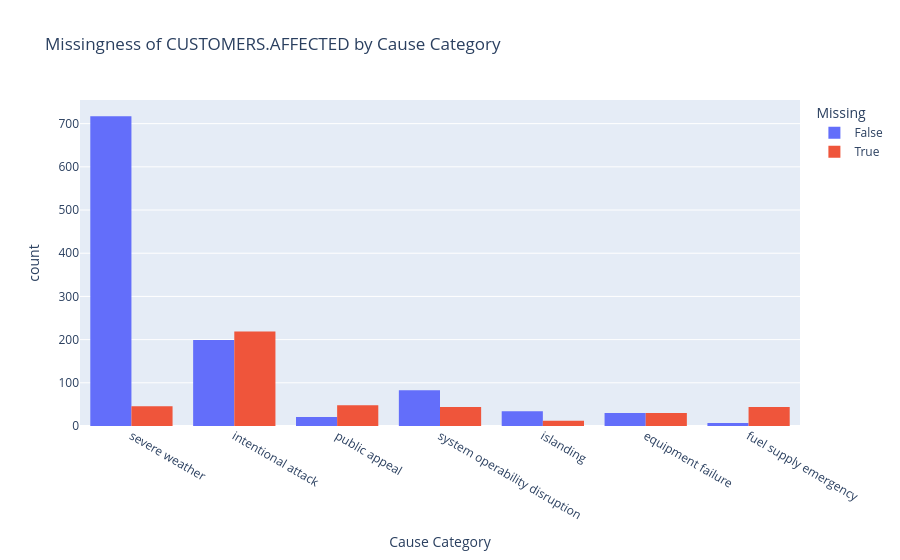

The code cell stored with this chart in its notebook:
### Code cell
# visualize missing vs non-missing values across cause categories
missing = df['CUSTOMERS.AFFECTED'].isna()

plot_df = df.copy()
plot_df['missing'] = missing

fig = px.histogram(
    plot_df,
    x='CAUSE.CATEGORY',
    color='missing',
    barmode='group',
    title='Missingness of CUSTOMERS.AFFECTED by Cause Category',
    labels={
        'CAUSE.CATEGORY': 'Cause Category',
        'missing': 'Missing'
    }
)

fig.show()

fig.write_html("assets/missingness_plot.html", include_plotlyjs='cdn')

### Figure 1 — Plotly figure (JSON) as saved in the notebook; plotly's stock layout.template omitted (floating-point values rounded to 4 significant figures; data arrays with more than 128 entries replaced by an {"elided": "..."} marker saying what was removed)
{"data": [{"alignmentgroup": "True", "bingroup": "x", "hovertemplate": "Missing=False<br>Cause Category=%{x}<br>count=%{y}<extra></extra>", "legendgroup": "False", "marker": {"color": "#636efa", "pattern": {"shape": ""}}, "name": "False", "offsetgroup": "False", "orientation": "v", "showlegend": true, "type": "histogram", "x": {"elided": "1091 str values"}, "xaxis": "x", "yaxis": "y"}, {"alignmentgroup": "True", "bingroup": "x", "hovertemplate": "Missing=True<br>Cause Category=%{x}<br>count=%{y}<extra></extra>", "legendgroup": "True", "marker": {"color": "#EF553B", "pattern": {"shape": ""}}, "name": "True", "offsetgroup": "True", "orientation": "v", "showlegend": true, "type": "histogram", "x": {"elided": "443 str values"}, "xaxis": "x", "yaxis": "y"}], "layout": {"barmode": "group", "legend": {"title": {"text": "Missing"}, "tracegroupgap": 0}, "title": {"text": "Missingness of CUSTOMERS.AFFECTED by Cause Category"}, "xaxis": {"anchor": "y", "domain": [0, 1], "title": {"text": "Cause Category"}}, "yaxis": {"anchor": "x", "domain": [0, 1], "title": {"text": "count"}}}}
